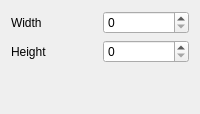
              <widget class="QWidget" name="tab_30">
               <attribute name="title">
                <string>Indicator</string>
               </attribute>
               <layout class="QGridLayout" name="gridLayout_44">
                <item row="0" column="1">
                 <widget class="QSpinBox" name="rb_indicator_width_normal"/>
                </item>
                <item row="1" column="1">
                 <widget class="QSpinBox" name="rb_indicator_height_normal"/>
                </item>
                <item row="0" column="0">
                 <widget class="QLabel" name="label_89">
                  <property name="text">
                   <string>Width</string>
                  </property>
                 </widget>
                </item>
                <item row="1" column="0">
                 <widget class="QLabel" name="label_90">
                  <property name="text">
                   <string>Height</string>
                  </property>
                 </widget>
                </item>
                <item row="2" column="0">
                 <spacer name="verticalSpacer_3">
                  <property name="orientation">
                   <enum>Qt::Vertical</enum>
                  </property>
                  <property name="sizeHint" stdset="0">
                   <size>
                    <width>20</width>
                    <height>40</height>
                   </size>
                  </property>
                 </spacer>
                </item>
               </layout>
              </widget>
